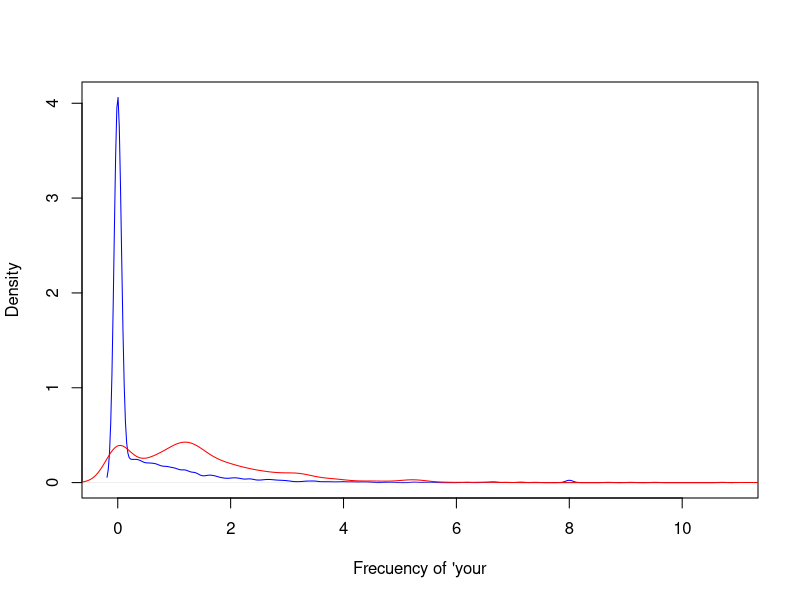
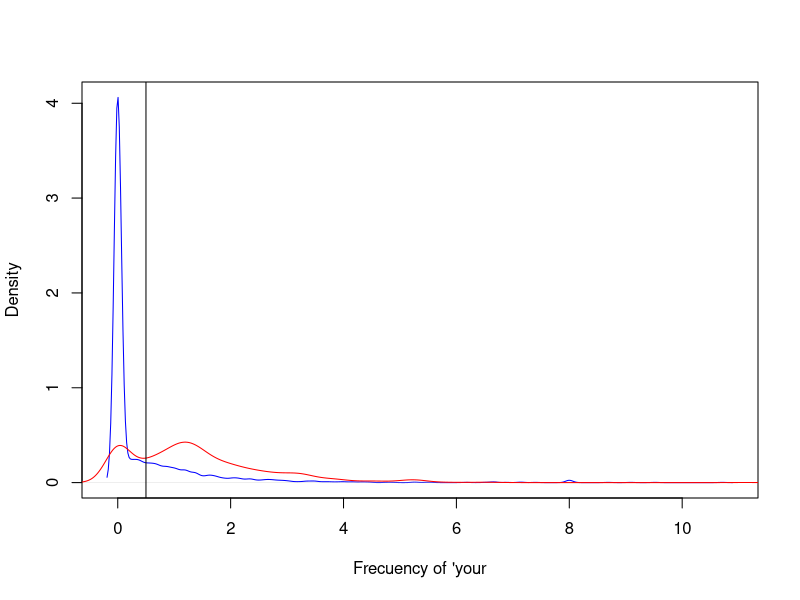

Reproduce these figures in R, in order.
## ---- chunk 1
library(kernlab)
data("spam")
head(spam)
## ---- chunk 2
plot(density(spam$your[spam$type=="nonspam"]),
     col="blue", main="", xlab="Frecuency of 'your")
lines(density(spam$your[spam$type=="spam"]), col="red")
## ---- chunk 3
plot(density(spam$your[spam$type=="nonspam"]),
     col="blue", main="", xlab="Frecuency of 'your")
lines(density(spam$your[spam$type=="spam"]), col="red")
abline(v=0.5, col="black")
## ---- chunk 4
prediction <- ifelse(spam$your > 0.5, "spam", "nonspam")
table(prediction, spam$type)/ length(spam$type)
